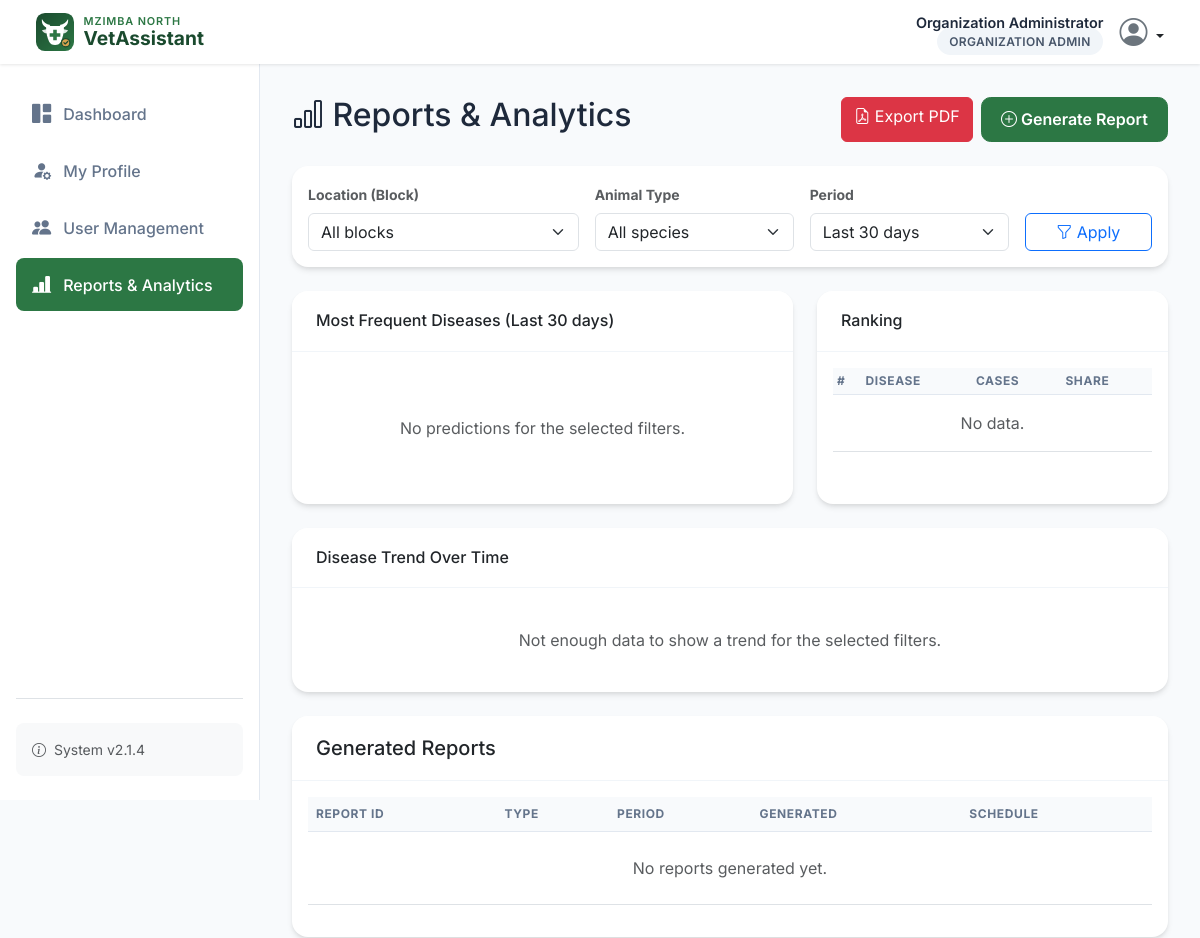
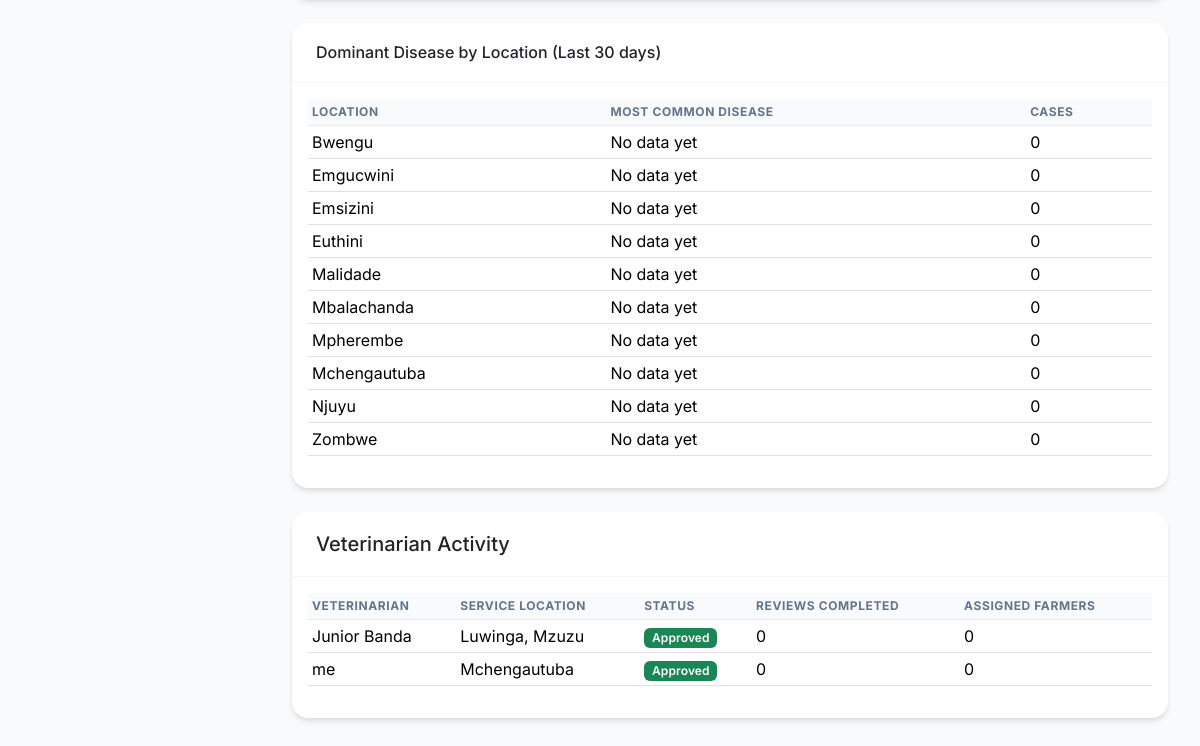
Before: /organization/reports (signed in) with the older database file (2 pictures, top to bottom).
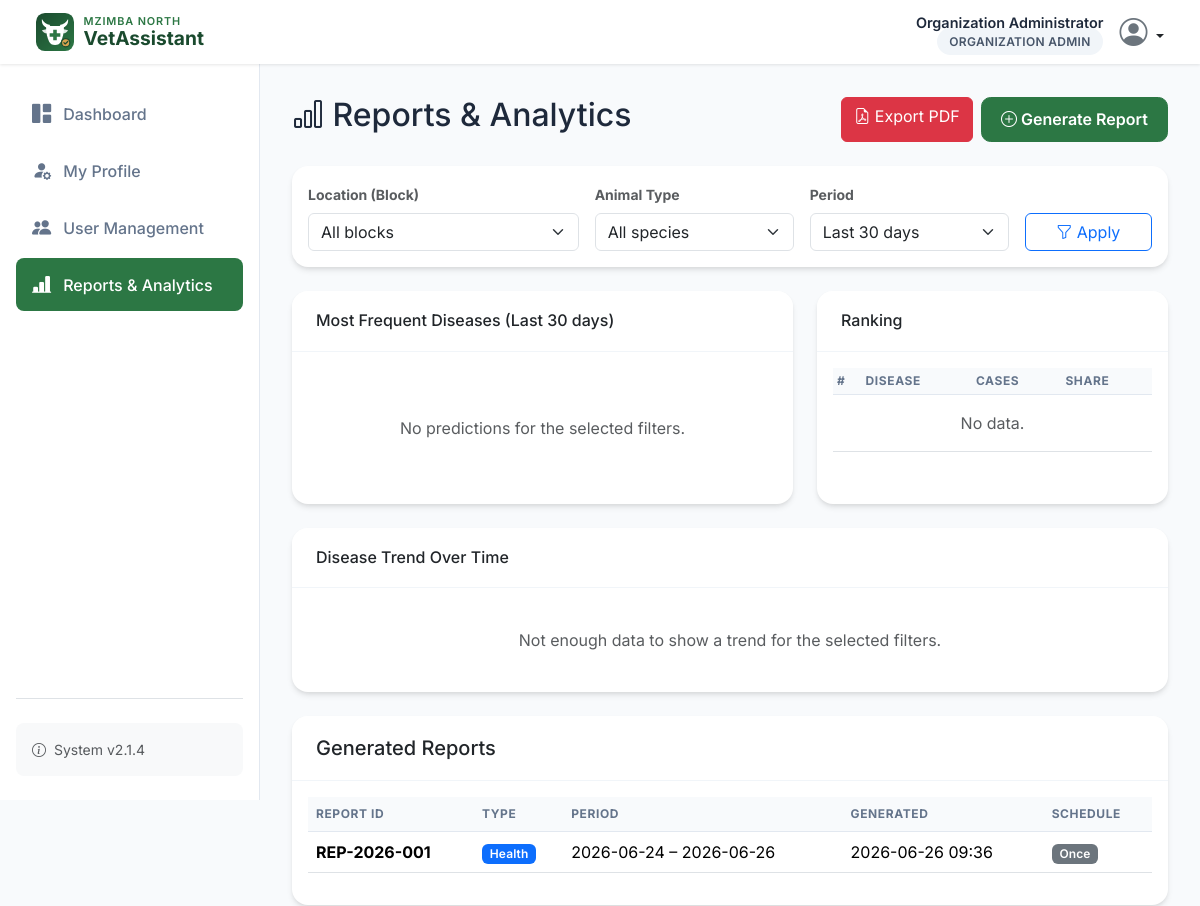
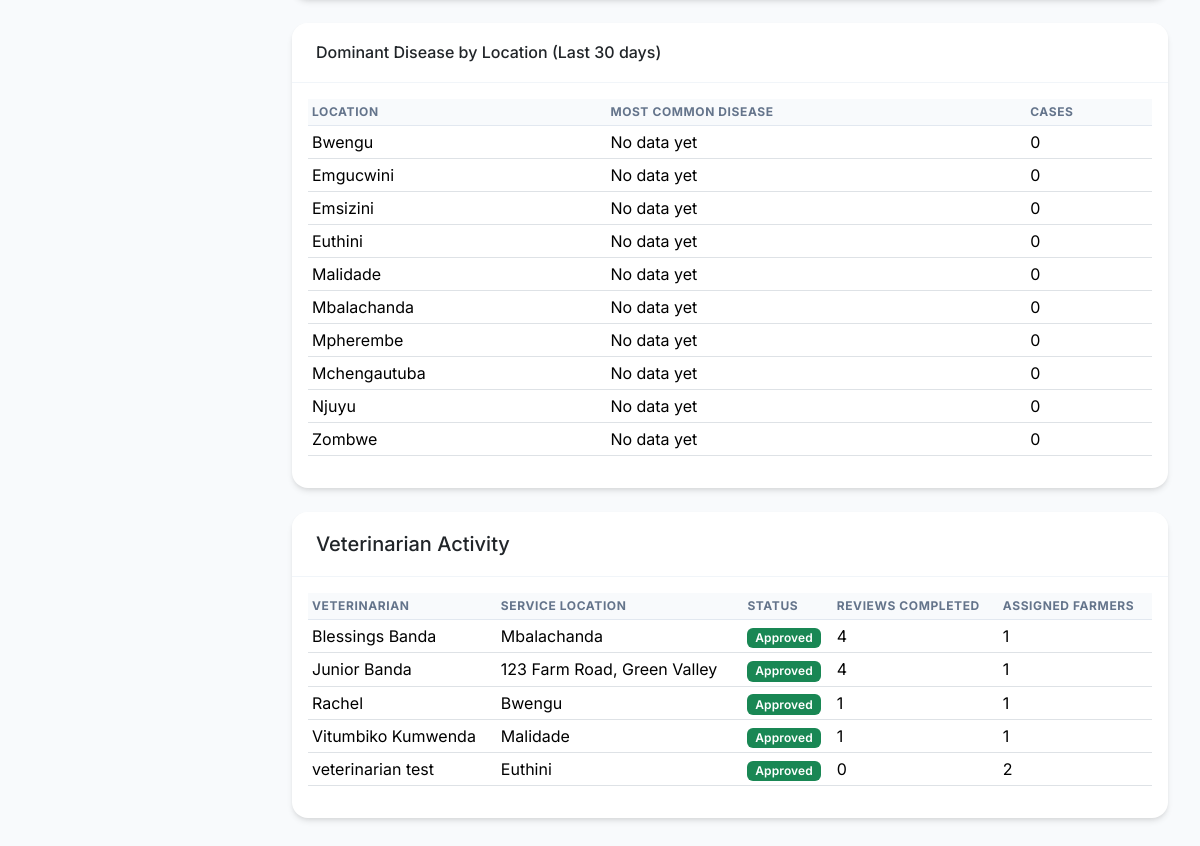
After: the same page with the newer database file (2 pictures, top to bottom).
### models.py (models this page shows, shortened)
class User(UserMixin, db.Model):
    __tablename__ = 'user'
    id = db.Column(db.Integer, primary_key=True)
    username = db.Column(db.String(80), unique=True, nullable=False)
    email = db.Column(db.String(120), unique=True, nullable=False)
    password_hash = db.Column(db.String(256), nullable=False)
    full_name = db.Column(db.String(100))
    phone = db.Column(db.String(20))
    role = db.Column(db.String(20), nullable=False)  # farmer, veterinarian, organization_admin, system_admin
    location = db.Column(db.String(200))
    specific_location = db.Column(db.String(200))
    farm_name = db.Column(db.String(100))
    animal_types = db.Column(db.String(200))  # Will be 'cattle', 'goat', or 'cattle,goat'
    production_focus = db.Column(db.String(50))  # dairy, meat, dual, breeding
    registration_date = db.Column(db.DateTime, default=get_malawi_time)
    last_login = db.Column(db.DateTime)
    is_active = db.Column(db.Boolean, default=True)
    status = db.Column(db.String(20), nullable=False, default='pending')  # pending, approved, rejected
    approved_at = db.Column(db.DateTime)
    rejected_at = db.Column(db.DateTime)
    reset_token = db.Column(db.String(128))
    reset_token_expires_at = db.Column(db.DateTime)
    preferred_language = db.Column(db.String(10), nullable=False, default='en')  # en, chi, tum
    symptoms = db.relationship('SymptomReport', backref='farmer', foreign_keys='SymptomReport.farmer_id')
    predictions = db.relationship('Prediction', backref='user', foreign_keys='Prediction.user_id')
    treatments = db.relationship('Treatment', backref='veterinarian', foreign_keys='Treatment.vet_id')
    assigned_farmers = db.relationship('User',
        secondary=farmer_veterinarian,
        primaryjoin=(farmer_veterinarian.c.veterinarian_id == id),
        secondaryjoin=(farmer_veterinarian.c.farmer_id == id),
        backref=db.backref('assigned_veterinarians', lazy='dynamic'),
        lazy='dynamic'
    )
    def is_farmer(self):
        return self.role == 'farmer'
    def is_veterinarian(self):
        return self.role == 'veterinarian'
    def is_organization_admin(self):
        return self.role == 'organization_admin'

class Report(db.Model):
    __tablename__ = 'report'
    id = db.Column(db.Integer, primary_key=True)
    report_id = db.Column(db.String(20), unique=True, nullable=False)  # Format: REP-YYYY-NNN
    report_type = db.Column(db.String(50))  # performance, breeding, health, mortality, production
    period_start = db.Column(db.Date)
    period_end = db.Column(db.Date)
    generated_by = db.Column(db.Integer, db.ForeignKey('user.id'))
    generated_at = db.Column(db.DateTime, default=get_malawi_time)
    file_path = db.Column(db.String(200))
    file_size = db.Column(db.Integer)
    data_points = db.Column(db.Text)  # JSON string of included data
    is_scheduled = db.Column(db.Boolean, default=False)
    schedule_frequency = db.Column(db.String(20))  # daily, weekly, monthly

### app.py (the view, shortened to what this page needs)
@app.route('/organization/reports', methods=['GET', 'POST'])
@login_required
@role_required('organization_admin')
def org_reports():
    form = ReportGenerationForm()
    reports = Report.query.order_by(Report.generated_at.desc()).limit(20).all()
    f_location = request.args.get('location', 'all')
    f_animal = request.args.get('animal_type', 'all')
    f_days = request.args.get('days', 30, type=int)
    if f_days not in (7, 14, 30, 90, 365):
        f_days = 30
    analytics = compute_report_analytics(f_location, f_animal, f_days)
    veterinarian_summary = build_vet_summary()
    return render_template('organization_admin/reports.html',
                         form=form,
                         reports=reports,
                         disease_labels=analytics['disease_labels'],
                         disease_values=analytics['disease_values'],
                         disease_rows=analytics['disease_rows'],
                         location_disease_summary=analytics['location_summary'],
                         trend_labels=analytics['trend_labels'],
                         trend_values=analytics['trend_values'],
                         veterinarian_summary=veterinarian_summary,
                         location_options=analytics['location_options'],
                         f_location=f_location,
                         f_animal=f_animal,
                         f_days=f_days)

### templates/organization_admin/reports.html (shortened to what this page needs)
{% extends "base.html" %}
{% block sidebar %}
{% set active_page = 'reports' %}
{% include "organization_admin/_sidebar.html" %}
{% endblock %}
{% block content %}
<div class="d-flex justify-content-between align-items-center mb-4 flex-wrap gap-2">
    <h2><i class="bi bi-bar-chart"></i> Reports &amp; Analytics</h2>
    <div class="d-flex gap-2">
        <a href="{{ url_for('org_reports_pdf', location=f_location, animal_type=f_animal, days=f_days) }}" class="btn btn-danger">
            <i class="bi bi-file-earmark-pdf"></i> Export PDF
        </a>
        <button class="btn btn-primary" data-bs-toggle="modal" data-bs-target="#generateReportModal">
            <i class="bi bi-plus-circle"></i> Generate Report
        </button>
    </div>
</div>
<div class="card mb-4">
    <div class="card-body">
        <form class="row g-3 align-items-end" method="GET" action="{{ url_for('org_reports') }}">
            <div class="col-md-4">
                <label class="form-label small fw-bold text-muted">Location (Block)</label>
                <select class="form-select" name="location">
                    <option value="all" {{ 'selected' if f_location == 'all' }}>All blocks</option>
                </select>
            </div>
            <div class="col-md-3">
                <label class="form-label small fw-bold text-muted">Animal Type</label>
                <select class="form-select" name="animal_type">
                    <option value="all" {{ 'selected' if f_animal == 'all' }}>All species</option>
                </select>
            </div>
            <div class="col-md-3">
                <label class="form-label small fw-bold text-muted">Period</label>
                <select class="form-select" name="days">
                    <option value="30" {{ 'selected' if f_days == 30 }}>Last 30 days</option>
                </select>
            </div>
            <div class="col-md-2">
                <button type="submit" class="btn btn-outline-primary w-100"><i class="bi bi-funnel"></i> Apply</button>
            </div>
        </form>
    </div>
</div>
<div class="row g-4 mb-4">
    <div class="col-lg-7">
        <div class="card h-100">
            <div class="card-header"><h6 class="mb-0">Most Frequent Diseases (Last {{ f_days }} days)</h6></div>
            <div class="card-body">
                {% if disease_labels %}
                    <canvas id="diseaseChart" height="220"></canvas>
                {% else %}
                    <p class="text-muted text-center py-5 mb-0">No predictions for the selected filters.</p>
                {% endif %}
            </div>
        </div>
    </div>
    <div class="col-lg-5">
        <div class="card h-100">
            <div class="card-header"><h6 class="mb-0">Ranking</h6></div>
            <div class="card-body">
                <div class="table-responsive">
                    <table class="table table-sm">
                        <thead><tr><th>#</th><th>Disease</th><th>Cases</th><th>Share</th></tr></thead>
                        <tbody>
                            {% set total = disease_values|sum %}
                            {% if disease_rows %}
                                {% for name, count in disease_rows %}
                                <tr>
                                    <td>{{ loop.index }}</td>
                                    <td>{{ name }}</td>
                                    <td>{{ count }}</td>
                                    <td>{{ ((count / total) * 100)|round(1) if total else 0 }}%</td>
                                </tr>
                                {% endfor %}
                            {% else %}
                                <tr><td colspan="4" class="text-center text-muted py-3">No data.</td></tr>
                            {% endif %}
                        </tbody>
                    </table>
                </div>
            </div>
        </div>
    </div>
</div>
<div class="card mb-4">
    <div class="card-header"><h6 class="mb-0">Disease Trend Over Time</h6></div>
    <div class="card-body">
        {% if trend_labels %}
            <canvas id="trendChart" height="90"></canvas>
        {% else %}
            <p class="text-muted text-center py-4 mb-0">Not enough data to show a trend for the selected filters.</p>
        {% endif %}
    </div>
</div>
<div class="card mb-4">
    <div class="card-header">
        <h5 class="mb-0">Generated Reports</h5>
    </div>
    <div class="card-body">
        <div class="table-responsive">
            <table class="table table-hover">
                <thead>
                    <tr>
                        <th>Report ID</th>
                        <th>Type</th>
                        <th>Period</th>
                        <th>Generated</th>
                        <th>Schedule</th>
                    </tr>
                </thead>
                <tbody>
                    {% if reports %}
                        {% for r in reports %}
                        <tr>
                            <td><strong>{{ r.report_id }}</strong></td>
                            <td><span class="badge bg-primary text-capitalize">{{ r.report_type }}</span></td>
                            <td>
                                {{ r.period_start.strftime('%Y-%m-%d') if r.period_start else '--' }}
                                &ndash;
                                {{ r.period_end.strftime('%Y-%m-%d') if r.period_end else '--' }}
                            </td>
                            <td>{{ r.generated_at.strftime('%Y-%m-%d %H:%M') if r.generated_at else '--' }}</td>
                            <td>
                                {% if r.is_scheduled %}
                                    <span class="badge bg-info text-capitalize">{{ r.schedule_frequency }}</span>
                                {% else %}
                                    <span class="badge bg-secondary">Once</span>
                                {% endif %}
                            </td>
                        </tr>
                        {% endfor %}
                    {% else %}
                        <tr>
                            <td colspan="5" class="text-center text-muted py-4">No reports generated yet.</td>
                        </tr>
                    {% endif %}
                </tbody>
            </table>
        </div>
    </div>
</div>
<div class="row g-4 mb-4">
    <div class="col-12">
        <div class="card h-100">
            <div class="card-header"><h6 class="mb-0">Dominant Disease by Location (Last {{ f_days }} days)</h6></div>
            <div class="card-body">
                <div class="table-responsive">
                    <table class="table table-sm">
                        <thead>
                            <tr><th>Location</th><th>Most Common Disease</th><th>Cases</th></tr>
                        </thead>
                        <tbody>
                            {% if location_disease_summary %}
                                {% for row in location_disease_summary %}
                                <tr>
                                    <td>{{ row.location }}</td>
                                    <td>{{ row.disease_name }}</td>
                                    <td>{{ row.frequency }}</td>
                                </tr>
                                {% endfor %}
                            {% else %}
                                <tr><td colspan="3" class="text-center text-muted py-3">No data yet.</td></tr>
                            {% endif %}
                        </tbody>
                    </table>
                </div>
            </div>
        </div>
    </div>
</div>
<div class="card">
    <div class="card-header"><h5 class="mb-0">Veterinarian Activity</h5></div>
    <div class="card-body">
        <div class="table-responsive">
            <table class="table table-sm table-hover">
                <thead>
                    <tr>
                        <th>Veterinarian</th>
                        <th>Service Location</th>
                        <th>Status</th>
                        <th>Reviews Completed</th>
                        <th>Assigned Farmers</th>
                    </tr>
                </thead>
                <tbody>
                    {% if veterinarian_summary %}
                        {% for v in veterinarian_summary %}
                        <tr>
                            <td>{{ v.full_name }}</td>
                            <td>{{ v.service_location }}</td>
                            <td><span class="badge bg-{{ 'success' if v.status == 'approved' else 'secondary' }} text-capitalize">{{ v.status }}</span></td>
                            <td>{{ v.reviewed_predictions_count }}</td>
                            <td>{{ v.assigned_farmers_count }}</td>
                        </tr>
                        {% endfor %}
                    {% else %}
                        <tr><td colspan="5" class="text-center text-muted py-3">No veterinarians registered yet.</td></tr>
                    {% endif %}
                </tbody>
            </table>
        </div>
    </div>
</div>
{% endblock %}

### templates/base.html (shortened to what this page needs)
<!DOCTYPE html>
<html lang="en">
<head>
    <link href="https://cdn.jsdelivr.net/npm/bootstrap@5.3.3/dist/css/bootstrap.min.css" rel="stylesheet">
    <link rel="stylesheet" href="https://cdn.jsdelivr.net/npm/bootstrap-icons@1.11.3/font/bootstrap-icons.min.css">
    <link rel="stylesheet" href="{{ url_for('static', filename='css/style.css') }}">
</head>
<body>
    <nav class="navbar navbar-expand-lg fixed-top">
        <div class="container-fluid">
            <a class="navbar-brand" href="{{ url_for('dashboard') }}">
                <img src="{{ url_for('static', filename='images/logo.svg') }}" alt="" class="brand-logo">
                <span class="brand-text">
                    <span class="brand-region">Mzimba North</span>
                    <span class="brand-name">VetAssistant</span>
                </span>
            </a>
            <div class="ms-auto d-flex align-items-center">
                {% if current_user.is_authenticated %}
                    <div class="user-menu">
                        <div class="user-info d-none d-sm-block">
                            <span class="user-name">{{ current_user.full_name or current_user.username }}</span>
                            <span class="role-badge">{{ current_user.role|replace('_', ' ') }}</span>
                        </div>
                        <div class="dropdown">
                            <a href="#" class="d-block link-dark text-decoration-none dropdown-toggle" id="dropdownUser" data-bs-toggle="dropdown" aria-expanded="false">
                                <i class="bi bi-person-circle fs-3 text-secondary"></i>
                            </a>
                        </div>
                    </div>
                {% else %}
                    <a href="{{ url_for('login') }}" class="btn btn-primary btn-sm">Sign In</a>
                {% endif %}
            </div>
        </div>
    </nav>
    <div class="main-wrapper {% if current_user.is_authenticated %}has-sidebar{% endif %}">
        {% if current_user.is_authenticated %}
        <aside class="sidebar" id="sidebar">
            <div class="d-flex flex-column h-100">
                {% block sidebar %}{% endblock %}
                <div class="mt-auto pt-4 border-top">
                    <div class="p-3 bg-light rounded-3 small text-muted">
                        <i class="bi bi-info-circle me-1"></i> System v2.1.4
                    </div>
                </div>
            </div>
        </aside>
        {% endif %}
        <main class="page-content">
            <div class="container-fluid p-0">
                {% block content %}{% endblock %}
            </div>
        </main>
    </div>
</body>
</html>

Changed rows visible on the page:
removed User: full_name "me", service_location "Mchengautuba", status "Approved", reviewed_predictions_count "0", assigned_farmers_count "0"
added Report: report_id "REP-2026-001", report_type "Health", period_start "2026-06-24", period_end "2026-06-26", generated_at "2026-06-26 09:36", is_scheduled "Once"
added User: full_name "Blessings Banda", service_location "Mbalachanda", status "Approved", reviewed_predictions_count "4", assigned_farmers_count "1"
changed User "Junior Banda": service_location "Luwinga, Mzuzu" → "123 Farm Road, Green Valley"; reviewed_predictions_count "0" → "4"; assigned_farmers_count "0" → "1"
added User: full_name "Rachel", service_location "Bwengu", status "Approved", reviewed_predictions_count "1", assigned_farmers_count "1"
added User: full_name "Vitumbiko Kumwenda", service_location "Malidade", status "Approved", reviewed_predictions_count "1", assigned_farmers_count "1"
added User: full_name "veterinarian test", service_location "Euthini", status "Approved", reviewed_predictions_count "0", assigned_farmers_count "2"
Other visible differences:
text no longer shown: "No reports generated yet."
